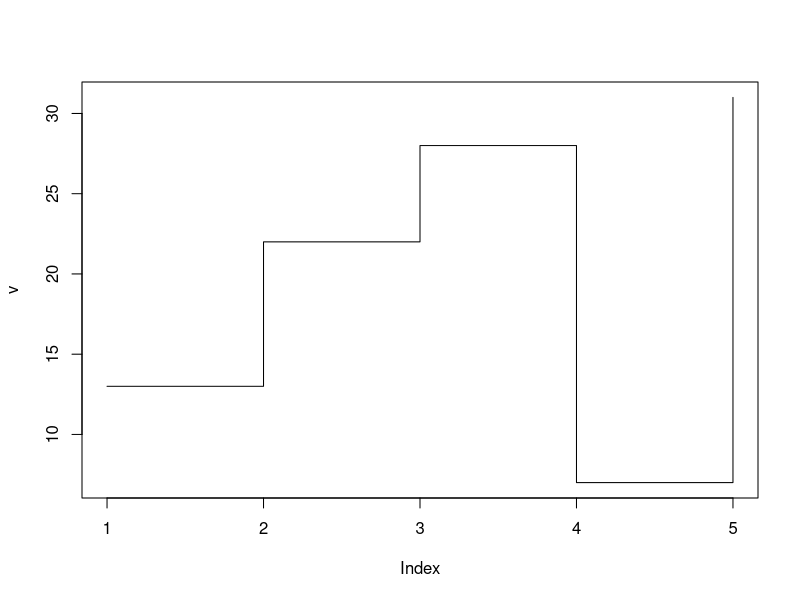
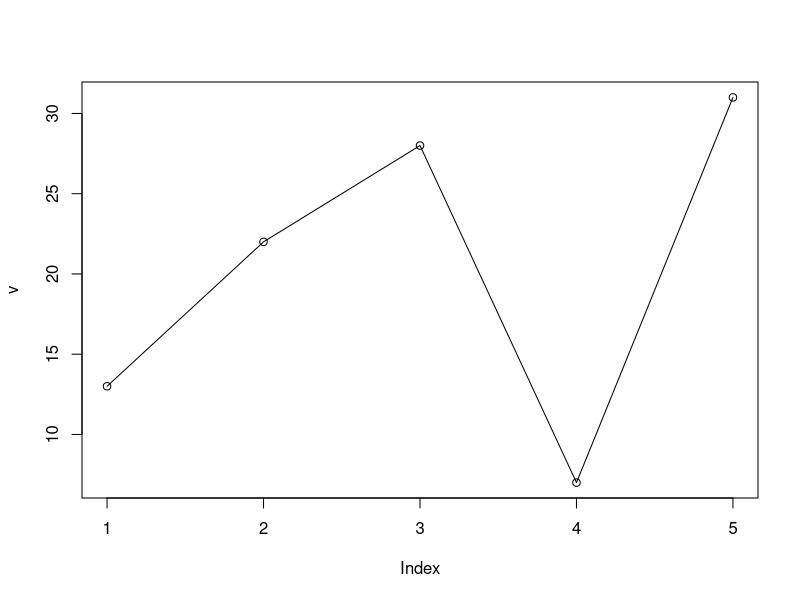
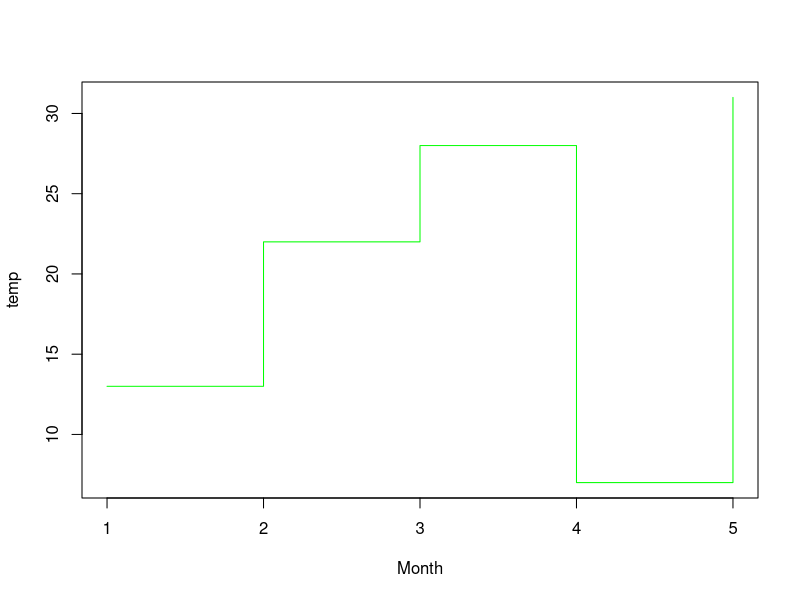
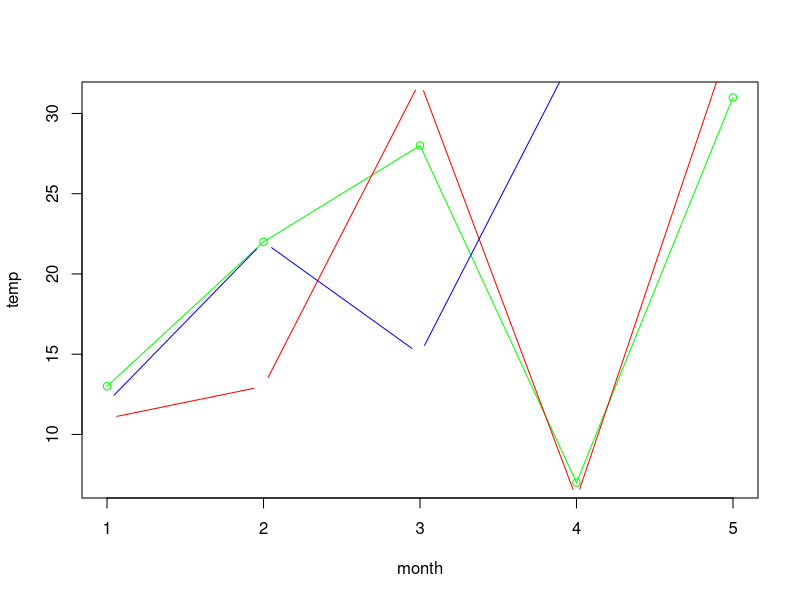
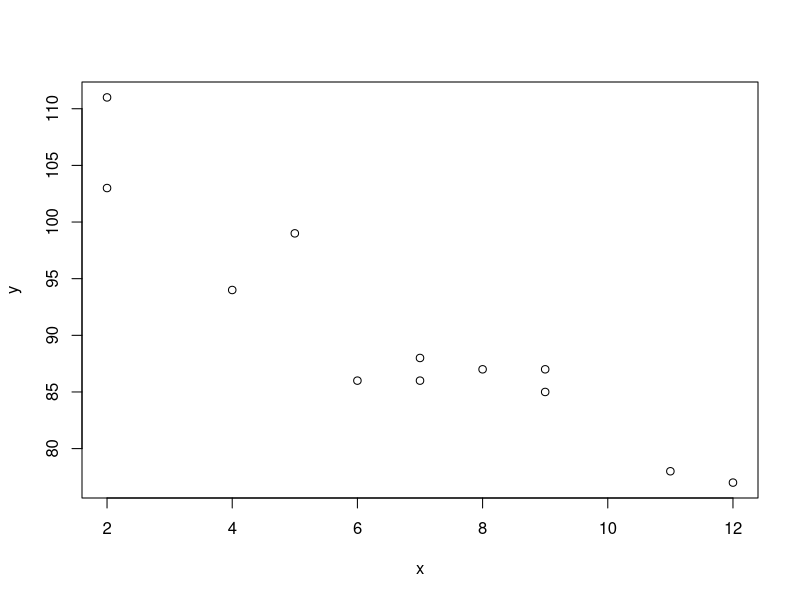
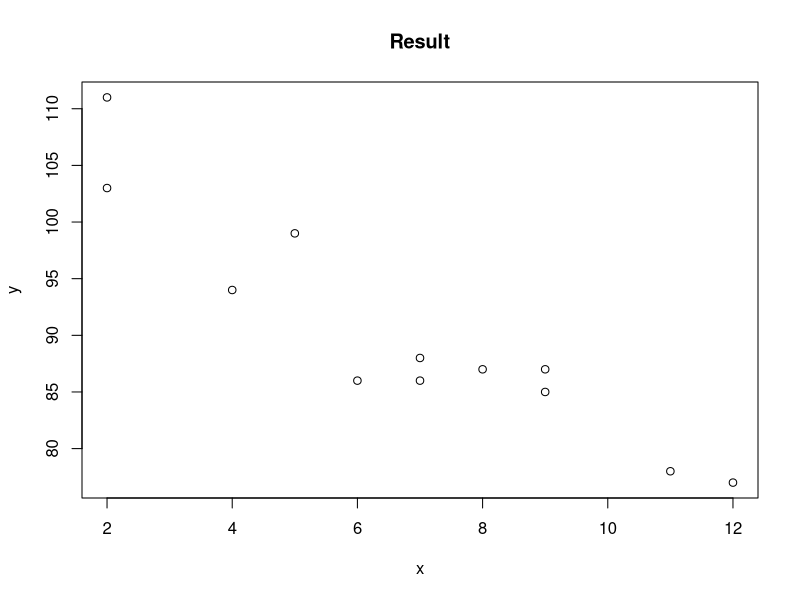
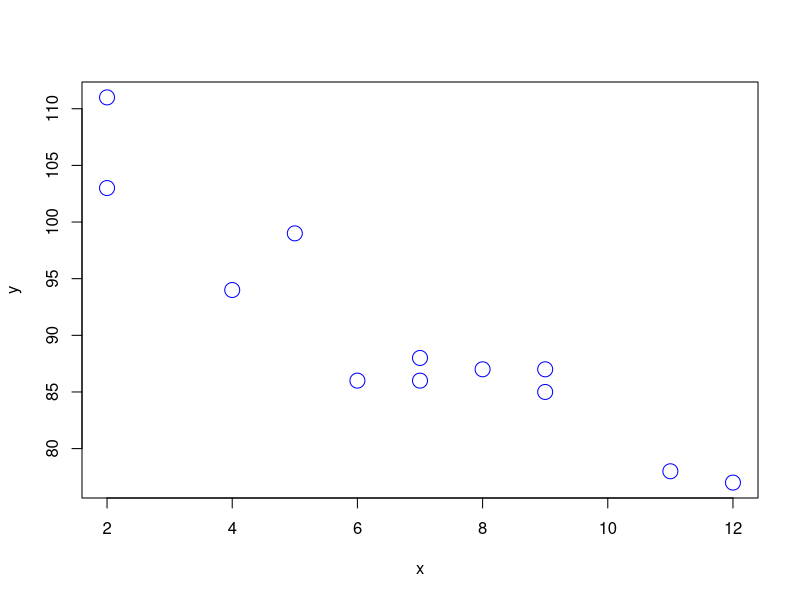
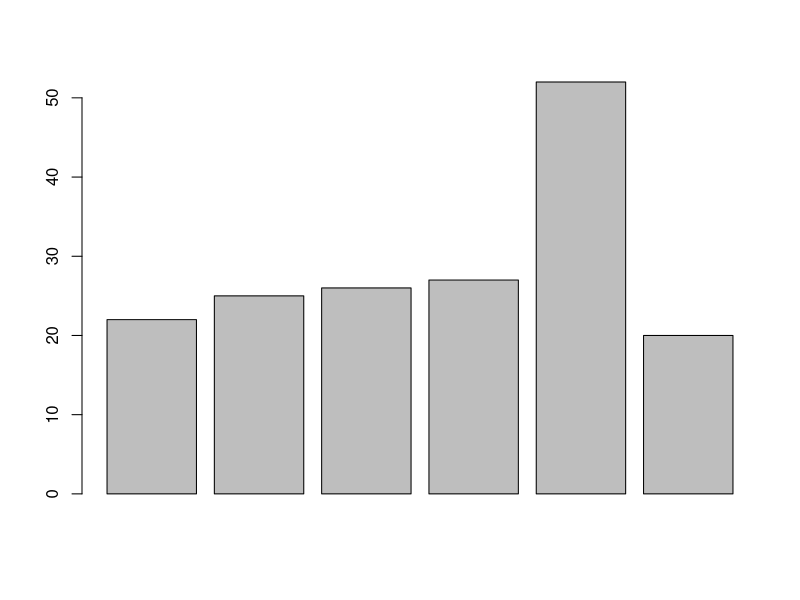

These charts were generated, in order, by the following R code: (Note: this script raises an error after producing the figures.)
v<-c(13,22,28,7,31)
plot(v,type = "s")
plot(v,type="o")
plot(v,type="s",col="green",xlab="Month",ylab = "temp")
v<-c(13,22,28,7,31)
w<-c(11,13,32,6,35)
x<-c(12,22,15,34,35)
plot(v,type="o",col="green",xlab="month",ylab="temp")
lines(w,type="c",col="red")
lines(x,type="c",col="blue")
x<-c(5,7,8,7,2,2,9,4,11,12,9,6)
y<-c(99,86,87,88,111,103,87,94,78,77,85,86)
plot(x,y)
plot(x,y,main="Result",xlab="x",ylab="y")
plot(x,y,col="blue",cex=2)
data<-mtcars[,c('cyl','mpg')]
dim(mtcars)
png(file="scatterplot final2.png")
plot(x=data$cyl,y=data$mpg,xlab="weight",ylab="Mil",xlim=c(2.5,5),ylim=c(15,30),main = "weight v/s Mil")
dev.off()
temp<-c(22,25,26,27,52,20)
result<-barplot(temp)
print(result)
result<-barplot(temp,main = "result",xlab="x",ylab="y")
result<-barplot(temp,main = "result",xlab="x",ylab="y",names.arg = c("sun","mon","tue","wed","thr","sat"),col="blue")
result<-barplot(temp,main = "result",xlab="x",ylab="y",names.arg = c("sun","mon","tue","wed","thr","sat"),col="blue",density=8)
result<-barplot(temp,main = "result",xlab="x",ylab="y",names.arg = c("sun","mon","tue","wed","thr","sat"),col="blue",density=8,horiz=TRUE,border = "red")
data<-matrix(c(122,203,167,118,528,178,673,212),nrow=2,ncol=4)
data
result<-barplot(data,main="title",xlab="class",names.arg = c("1st","2nd","3rd","4th"),col=c("red","green"))
legend("topright",c("row1","row2"),fill=c("red","green"))
legend("topleft",c("row1","row2"),fill=c("red","green"))
data<-matrix(c(2.8,2.3,2.3,1.0,3.8,1.8,2.73,3.2),nrow=1,ncol=8)
data
colors<-c("yellow","brown","green","blue","purple","orange","pink","black")
result<-barplot(data,main="tgpa",xlab="sem",names.arg = c("1st","2nd","3rd","4th","5th","6th","7th","8th"),col=colors)
A<-c(17,32,8,53,1)
barplot(A,xlab="x",ylab="y",horiz=TRUE)
B<-c("jan","feb","mar","apr","may")
barplot(A,names.arg = B)
data<-matrix(c(2.8,2.3,2.3,1.0,3.8,1.8,2.73,3.2),nrow=2,ncol=4)
data
colors<-c("yellow","brown","green","blue","purple","orange","pink","black")
result<-barplot(data,main="tgpa",xlab="sem",names.arg = c("1st","2nd","3rd","4th","5th","6th","7th","8th"),col=colors,beside = TRUE)
legend("topleft",regions=0.7,cex=0.,fill=colors)
data<-matrix(c(7,8,9,10,11,12,6,3,4,2,1,8,2,5,6,7,5,1),nrow = 3,byrow=TRUE)
data
colors<-c("green","blue","red")
result<-barplot(data,main="cgpa",xlab="sem",names.arg=c("sem1","sem2","sem3","sem4","sem5","sem6"),col=colors,beside=TRUE)
x<-c(23,56,20,63)
labels<-c("a","b","c","d")
pie(x,labels)
pie(x,labels,main="pie chart")
